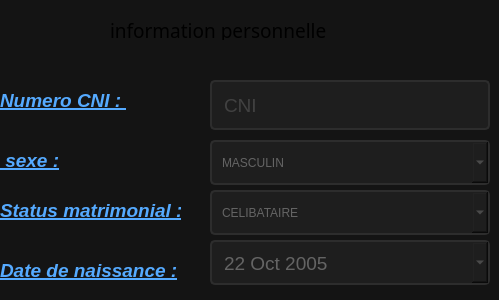
                            <widget class="QFrame" name="frame_5">
                             <property name="minimumSize">
                              <size>
                               <width>0</width>
                               <height>300</height>
                              </size>
                             </property>
                             <property name="styleSheet">
                              <string notr="true">background-color: rgb(20, 20, 20);
border-radius: 10px;</string>
                             </property>
                             <property name="frameShape">
                              <enum>QFrame::StyledPanel</enum>
                             </property>
                             <property name="frameShadow">
                              <enum>QFrame::Raised</enum>
                             </property>
                             <widget class="QLabel" name="label_33">
                              <property name="geometry">
                               <rect>
                                <x>110</x>
                                <y>20</y>
                                <width>271</width>
                                <height>20</height>
                               </rect>
                              </property>
                              <property name="font">
                               <font>
                                <family>Stencil</family>
                                <pointsize>14</pointsize>
                                <underline>true</underline>
                               </font>
                              </property>
                              <property name="text">
                               <string>information personnelle</string>
                              </property>
                             </widget>
                             <widget class="QLineEdit" name="lineEdit_cni">
                              <property name="geometry">
                               <rect>
                                <x>210</x>
                                <y>80</y>
                                <width>280</width>
                                <height>50</height>
                               </rect>
                              </property>
                              <property name="font">
                               <font>
                                <family>Segoe UI</family>
                                <pointsize>14</pointsize>
                               </font>
                              </property>
                              <property name="styleSheet">
                               <string notr="true">QLineEdit{
	border: 2px solid rgb(45, 45, 45);
	border-radius:5px;
	padding: 10px;
	background-color: rgb(30, 30, 30);
	
	color: rgb(100, 100, 100);
}
QLineEdit:hover{
	border: 2px solid rgb(55, 55, 55);
}
QLineEdit:focus{
	border: 2px solid rgb(255, 0, 0);
	color: rgb(200, 200, 205);
}</string>
                              </property>
                              <property name="maxLength">
                               <number>50</number>
                              </property>
                              <property name="placeholderText">
                               <string>CNI</string>
                              </property>
                             </widget>
                             <widget class="QLabel" name="label_22">
                              <property name="geometry">
                               <rect>
                                <x>0</x>
                                <y>90</y>
                                <width>181</width>
                                <height>21</height>
                               </rect>
                              </property>
                              <property name="font">
                               <font>
                                <family>Segoe UI</family>
                                <pointsize>14</pointsize>
                                <weight>75</weight>
                                <italic>true</italic>
                                <bold>true</bold>
                                <underline>true</underline>
                               </font>
                              </property>
                              <property name="styleSheet">
                               <string notr="true">color: rgb(85, 170, 255);
background : none;
</string>
                              </property>
                              <property name="text">
                               <string>Numero CNI : </string>
                              </property>
                             </widget>
                             <widget class="QDateEdit" name="dateEdit_datenaissance">
                              <property name="geometry">
                               <rect>
                                <x>210</x>
                                <y>240</y>
                                <width>280</width>
                                <height>45</height>
                               </rect>
                              </property>
                              <property name="font">
                               <font>
                                <family>Segoe UI</family>
                                <pointsize>14</pointsize>
                               </font>
                              </property>
                              <property name="styleSheet">
                               <string notr="true">QDateEdit{
	border: 2px solid rgb(45, 45, 45);
	border-radius:5px;
	padding: 10px;
	background-color: rgb(30, 30, 30);
	
	color: rgb(100, 100, 100);
}
QDateEdit:hover{
	border: 2px solid rgb(55, 55, 55);
}
QDateEdit:focus{
	border: 2px solid rgb(255, 0, 0);
	color: rgb(200, 200, 205);
}</string>
                              </property>
                              <property name="calendarPopup">
                               <bool>true</bool>
                              </property>
                              <property name="date">
                               <date>
                                <year>2005</year>
                                <month>10</month>
                                <day>22</day>
                               </date>
                              </property>
                             </widget>
                             <widget class="QComboBox" name="comboBox_statu_matrimonial">
                              <property name="geometry">
                               <rect>
                                <x>210</x>
                                <y>190</y>
                                <width>280</width>
                                <height>45</height>
                               </rect>
                              </property>
                              <property name="styleSheet">
                               <string notr="true">QComboBox{
	border: 2px solid rgb(45, 45, 45);
	border-radius:5px;
	padding: 15px;
	padding-left: 10px;
	background-color: rgb(30, 30, 30);
	
	color: rgb(100, 100, 100);
}
QComboBox:hover{
	border: 2px solid rgb(55, 55, 55);
}



QComboBox QAbstractItemView {
	color: rgb(85, 170, 255);	
	background-color: rgb(27, 29, 35);
	padding: 10px;
	selection-background-color: rgb(39, 44, 54);
}</string>
                              </property>
                              <item>
                               <property name="text">
                                <string>CELIBATAIRE</string>
                               </property>
                               <property name="icon">
                                <iconset resource="source.qrc">
                                 <normaloff>:/icon/resource/icon/24x24/single.png</normaloff>:/icon/resource/icon/24x24/single.png</iconset>
                               </property>
                              </item>
                              <item>
                               <property name="text">
                                <string>MARIE(E)</string>
                               </property>
                               <property name="icon">
                                <iconset resource="source.qrc">
                                 <normaloff>:/icon/resource/icon/24x24/wedding-rings.png</normaloff>:/icon/resource/icon/24x24/wedding-rings.png</iconset>
                               </property>
                              </item>
                              <item>
                               <property name="text">
                                <string>DIVORSE(E)</string>
                               </property>
                               <property name="icon">
                                <iconset resource="source.qrc">
                                 <normaloff>:/icon/resource/icon/24x24/singles.png</normaloff>:/icon/resource/icon/24x24/singles.png</iconset>
                               </property>
                              </item>
                             </widget>
                             <widget class="QComboBox" name="comboBox_sexe">
                              <property name="geometry">
                               <rect>
                                <x>210</x>
                                <y>140</y>
                                <width>280</width>
                                <height>45</height>
                               </rect>
                              </property>
                              <property name="styleSheet">
                               <string notr="true">QComboBox{
	border: 2px solid rgb(45, 45, 45);
	border-radius:5px;
	padding: 15px;
	padding-left: 10px;
	background-color: rgb(30, 30, 30);
	
	color: rgb(100, 100, 100);
}
QComboBox:hover{
	border: 2px solid rgb(55, 55, 55);
}



QComboBox QAbstractItemView {
	color: rgb(85, 170, 255);	
	background-color: rgb(27, 29, 35);
	padding: 10px;
	selection-background-color: rgb(39, 44, 54);
}</string>
                              </property>
                              <item>
                               <property name="text">
                                <string>MASCULIN</string>
                               </property>
                               <property name="icon">
                                <iconset resource="source.qrc">
                                 <normaloff>:/icon/resource/icon/24x24/manager.png</normaloff>:/icon/resource/icon/24x24/manager.png</iconset>
                               </property>
                              </item>
                              <item>
                               <property name="text">
                                <string>FEMININ</string>
                               </property>
                               <property name="icon">
                                <iconset resource="source.qrc">
                                 <normaloff>:/icon/resource/icon/24x24/manager(1).png</normaloff>:/icon/resource/icon/24x24/manager(1).png</iconset>
                               </property>
                              </item>
                             </widget>
                             <widget class="QLabel" name="label_32">
                              <property name="geometry">
                               <rect>
                                <x>0</x>
                                <y>150</y>
                                <width>181</width>
                                <height>21</height>
                               </rect>
                              </property>
                              <property name="font">
                               <font>
                                <family>Segoe UI</family>
                                <pointsize>14</pointsize>
                                <weight>75</weight>
                                <italic>true</italic>
                                <bold>true</bold>
                                <underline>true</underline>
                               </font>
                              </property>
                              <property name="styleSheet">
                               <string notr="true">color: rgb(85, 170, 255);
background : none;
</string>
                              </property>
                              <property name="text">
                               <string> sexe :</string>
                              </property>
                             </widget>
                             <widget class="QLabel" name="label_37">
                              <property name="geometry">
                               <rect>
                                <x>0</x>
                                <y>200</y>
                                <width>181</width>
                                <height>21</height>
                               </rect>
                              </property>
                              <property name="font">
                               <font>
                                <family>Segoe UI</family>
                                <pointsize>14</pointsize>
                                <weight>75</weight>
                                <italic>true</italic>
                                <bold>true</bold>
                                <underline>true</underline>
                               </font>
                              </property>
                              <property name="styleSheet">
                               <string notr="true">color: rgb(85, 170, 255);
background : none;
</string>
                              </property>
                              <property name="text">
                               <string>Status matrimonial :</string>
                              </property>
                             </widget>
                             <widget class="QLabel" name="label_38">
                              <property name="geometry">
                               <rect>
                                <x>0</x>
                                <y>260</y>
                                <width>181</width>
                                <height>21</height>
                               </rect>
                              </property>
                              <property name="font">
                               <font>
                                <family>Segoe UI</family>
                                <pointsize>14</pointsize>
                                <weight>75</weight>
                                <italic>true</italic>
                                <bold>true</bold>
                                <underline>true</underline>
                               </font>
                              </property>
                              <property name="styleSheet">
                               <string notr="true">color: rgb(85, 170, 255);
background : none;
</string>
                              </property>
                              <property name="text">
                               <string>Date de naissance :</string>
                              </property>
                             </widget>
                            </widget>
